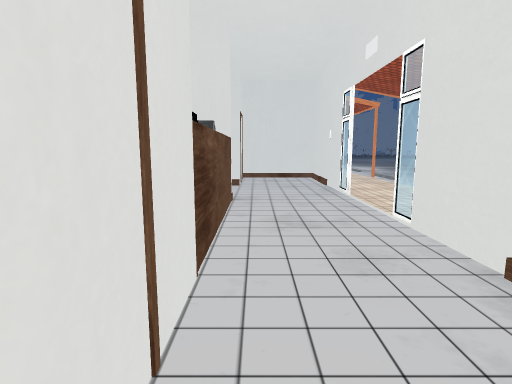
view 1 (above)

24 first-person views from a walk through a scene from a Unity 3-D project. The camera is 1.2 m above the floor, tilts 8° down and sees 80° across. The floor is counted in squares, 1 m on a side. Each view is taken from the middle of a square. On the plan, view 1 faces up. The plan holds only what a view shows up to about 13 squares ahead; the rest is blank. The place goes on beyond the plan. The player character is not drawn. Door leaves are left out, so doorways stand open. Some surface patterns are stand-ins.

view 2
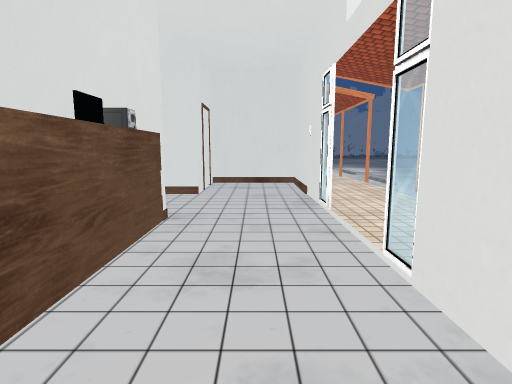

view 3
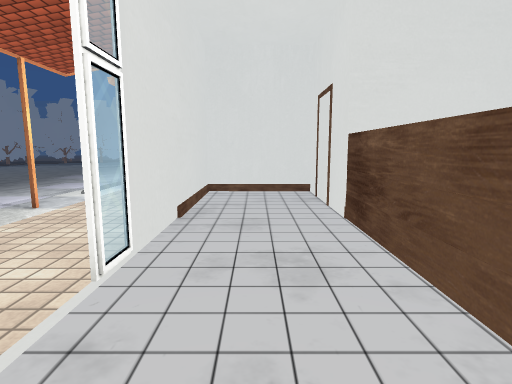

view 4
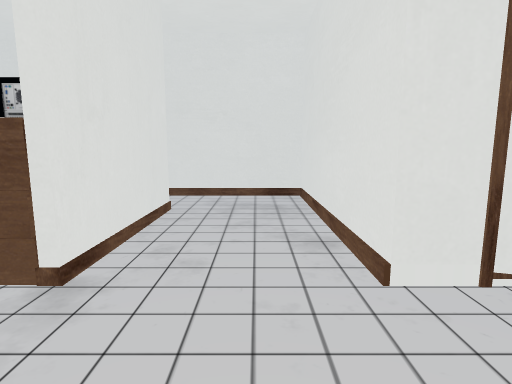

view 5
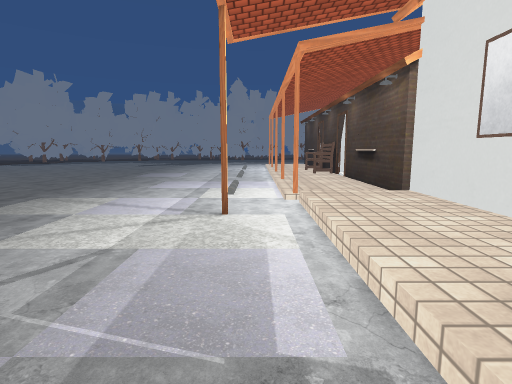

view 6
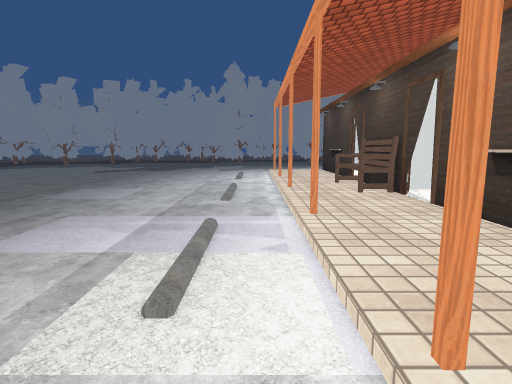

view 7
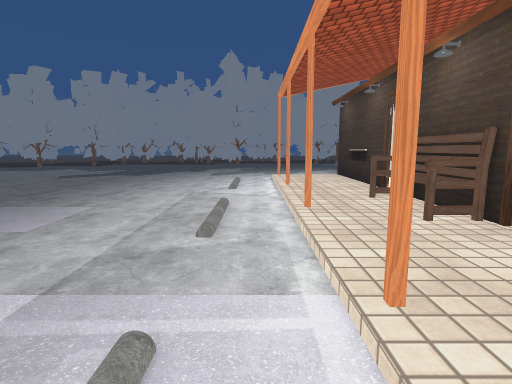

view 8
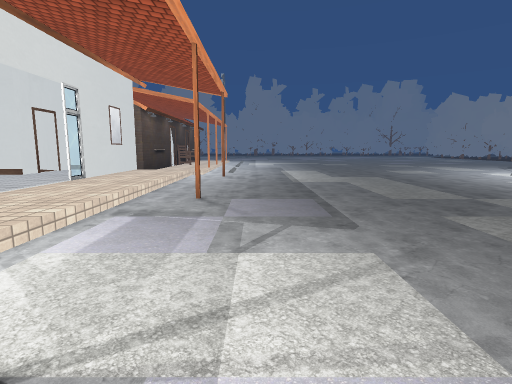

view 9
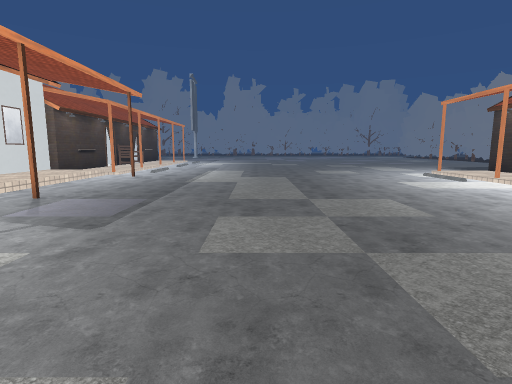

view 10
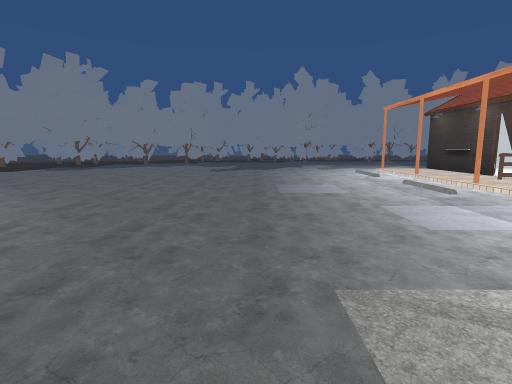

view 11
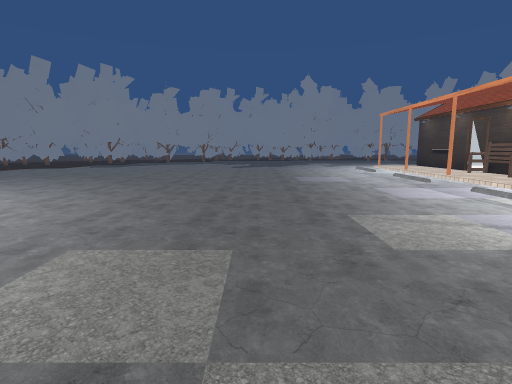

view 12
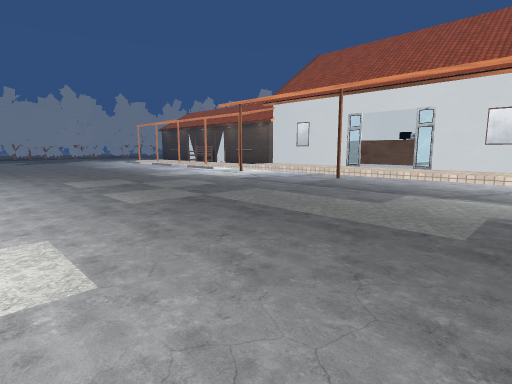

view 13
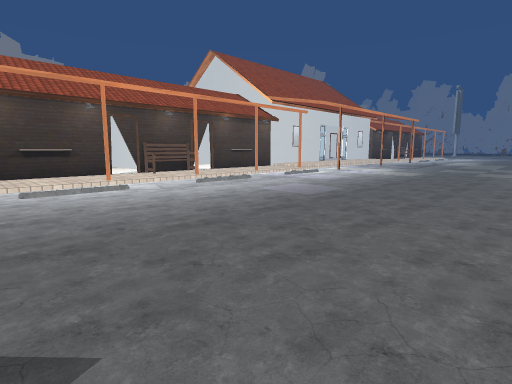

view 14
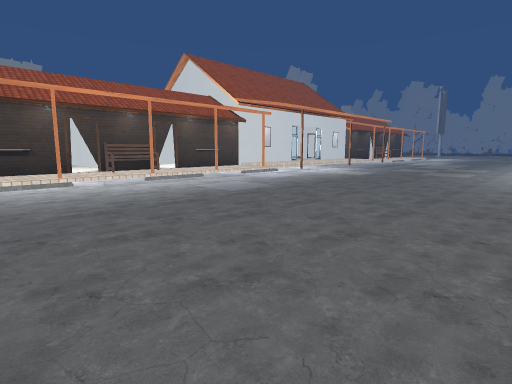

view 15
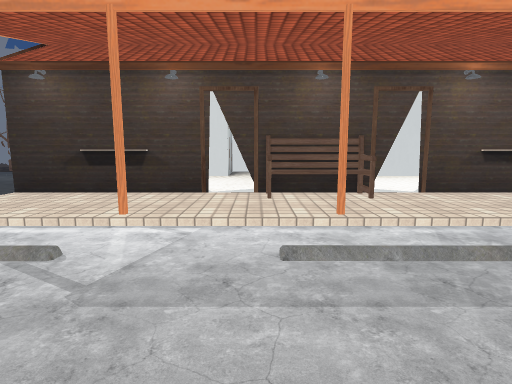

view 16
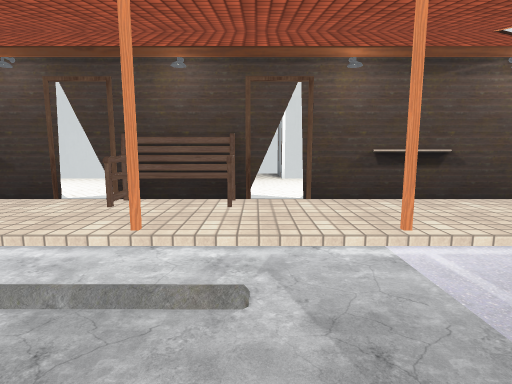

view 17
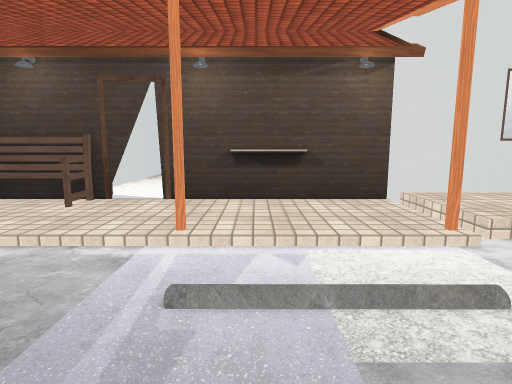

view 18
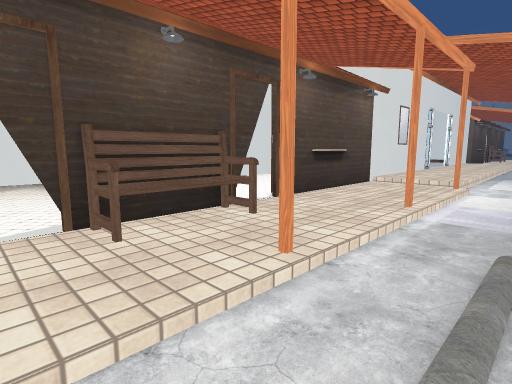

view 19
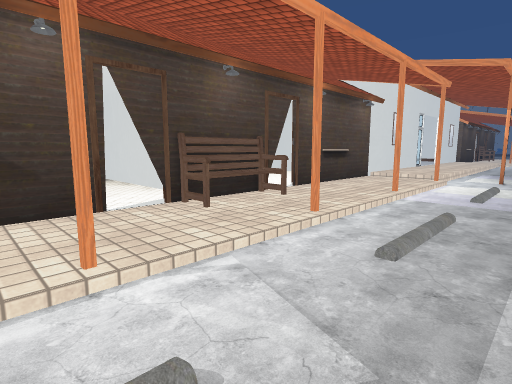

view 20
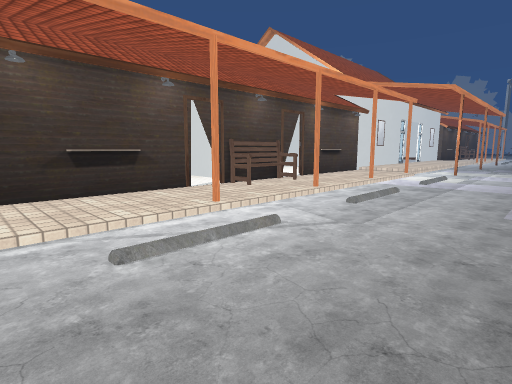

view 21
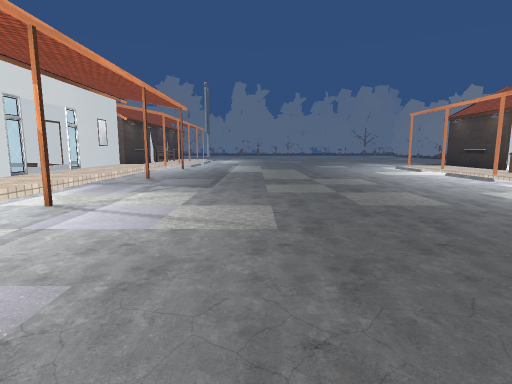

view 22
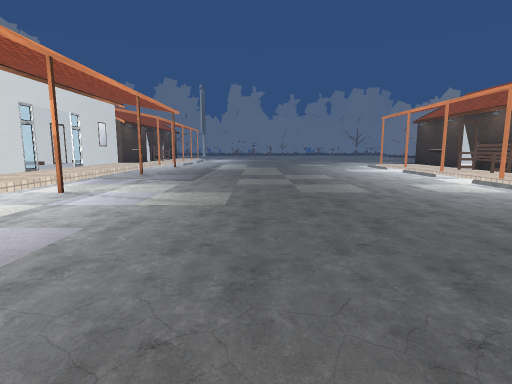

view 23
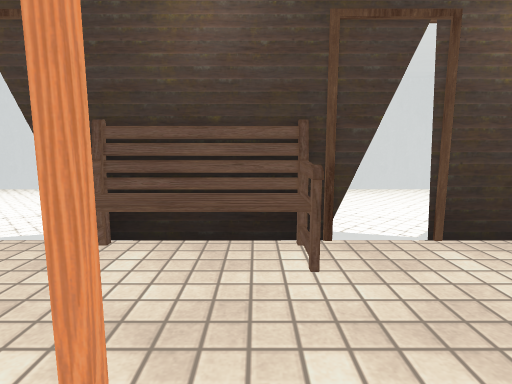

view 24
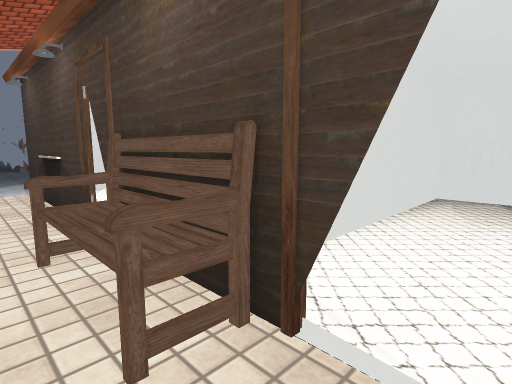

### Floor plan
Key: @ floor where view 1 was taken; # wall or solid block; . main floor; : floor 0.25 m higher than the main floor; / step, stairs or slope; D open door; = window, fence, low wall or low ledge; O other object.
Columns run from 6 left of view 1 to 23 right of it. Each row starts with its distance up from view 1.
 13      #### //..    ..... .
 12       ::##:/.#............ ::
 11      #:::#:/............../::
 10 ######:::#:/...............#
  9 #::::::::#:/...............
  8 #:::::::D#:/............../
  7 #:####::D::/.............. #
  6      O::D::/.#............/:
  5      O:::=:/............../::
  4      O:::#:/...............::
  3     #O:::#:/............../#
  2       :::#:/............../
  1      #:::#:/..............
  0      #@::#:/.#............
 -1     ######/#.............
 -2     #.  #................
 -3     #.. #.................
 -4     #...#..................
 -5     #...#..#................
 -6   ###...DD..................
 -7   #.....DD...................
 -8   #######O....................
 -9   #######O.#..................
-10   #.....DO..................
-11    ##...DD...................
-12     #...#..#.................
-13     #...#................
-14     #. .#...............
-15     #  .#.............. .
-16       ###..............

Positions as (right, up) in squares from view 1, and headings:
1: (0, 0), facing up
2: (1, 2), facing up
3: (1, 8), facing down
4: (2, 9), facing left
5: (6, 6), facing down
6: (6, 0), facing down
7: (6, -3), facing down
8: (8, -1), facing up
9: (12, -1), facing up
10: (12, 1), facing down
11: (13, 4), facing down
12: (18, 13), facing down-left
13: (16, -16), facing up-left
14: (18, -15), facing up-left
15: (10, -10), facing left
16: (9, -7), facing left
17: (9, -4), facing left
18: (7, -11), facing up-left
19: (8, -13), facing up-left
20: (10, -16), facing up-left
21: (11, -6), facing up
22: (12, -8), facing up
23: (6, -8), facing left
24: (4, -6), facing down-left
